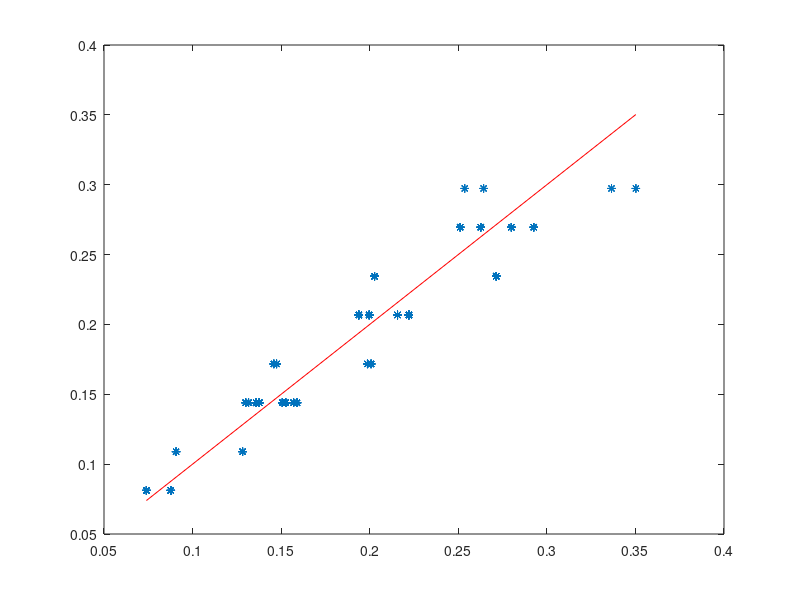

Reproduce this figure in MATLAB.
clear%%%%compare the result of vasp cal and elastic modulus
E_vasp=importdata('./elastic_E/diamond_005005_vasp.txt');
U_e=load('./elastic_E/diamond_005005_elasticE.txt');
delete=[];
for ii=1:size(E_vasp,1)%%%let the vasp calculate erro inf equal 0; some str vasp refuse to cal   T.T
    if abs(E_vasp(ii,2))~=1
        delete=[delete;ii];
    end
end
U_vasp=E_vasp(:,4)+repmat(0.72743261E+02,size(E_vasp,1),1);  
U_e(delete,:)=[];U_vasp(delete,:)=[];


figure
set(gcf,'color','white');
 plot(U_vasp,U_e,'*')
 hold on
 a=[min(U_vasp) ,max(U_vasp)];
plot(a,a,'r-')






















